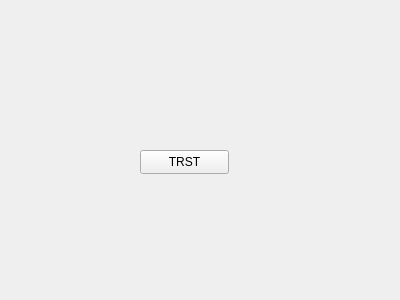
<?xml version="1.0" encoding="UTF-8"?>
<ui version="4.0">
 <class>FfmpegTest</class>
 <widget class="QWidget" name="FfmpegTest">
  <property name="geometry">
   <rect>
    <x>0</x>
    <y>0</y>
    <width>400</width>
    <height>300</height>
   </rect>
  </property>
  <property name="windowTitle">
   <string>Form</string>
  </property>
  <widget class="QPushButton" name="pushButton">
   <property name="geometry">
    <rect>
     <x>140</x>
     <y>150</y>
     <width>89</width>
     <height>24</height>
    </rect>
   </property>
   <property name="text">
    <string>TRST</string>
   </property>
  </widget>
 </widget>
 <resources/>
 <connections/>
</ui>
